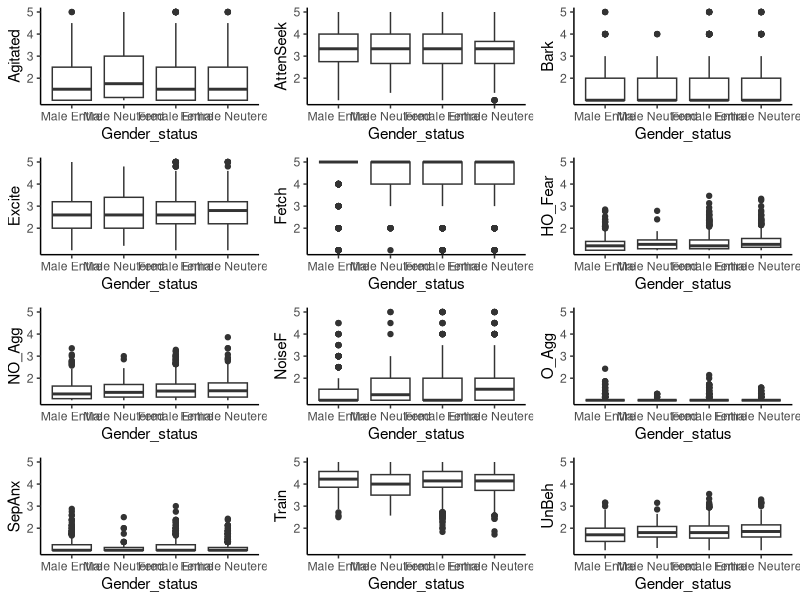

Reproduce this figure in R.
## ---- chunk 1
library(ggplot2)
library(dplyr)
library(cowplot)

traits_dat <- read.csv("traits.csv")

traits_dat$Gender_status <- as.factor(traits_dat$Gender_status)
summary(traits_dat)

levels(traits_dat$Gender_status)[levels(traits_dat$Gender_status)=="0"] <- "Male Entire"
levels(traits_dat$Gender_status)[levels(traits_dat$Gender_status)=="1"] <- "Male Neutered"
levels(traits_dat$Gender_status)[levels(traits_dat$Gender_status)=="2"] <- "Female Entire"
levels(traits_dat$Gender_status)[levels(traits_dat$Gender_status)=="3"] <- "Female Neutered"
## ---- chunk 2
#loop that creates a boxplot for each of the traits in the list, 
#plotted against gender/neutering status
for (i in 8:19){
  #plot with gender status on x and each trait on y
  plot1 <- ggplot(data = subset(traits_dat, !is.na(Gender_status)), 
                  aes_string(x = "Gender_status", y = names(traits_dat[i])))+
    geom_boxplot()+
    scale_x_discrete(labels = c("Male Entire", "Male Neutered", 
                                "Female Entire", "Female Neutered"))+
    scale_y_continuous(limits = c(1,5), breaks = c(2, 3, 4, 5))+
    theme_classic()
  #assigning the plot to an object with the behavioural trait name
  assign(x = paste0(names(traits_dat)[i], "_plot"), plot1)
}

plot_grid(Agitated_plot, AttenSeek_plot, Bark_plot, Excite_plot, Fetch_plot, HO_Fear_plot, NO_Agg_plot,
          NoiseF_plot, O_Agg_plot, SepAnx_plot, Train_plot, UnBeh_plot,
          ncol = 3)
## ---- chunk 3
#making a list of the behaviour column names
behaviours1 <- names(traits_dat)[8:19]

#initiating a data frame to hold the anova statistics
sexneuter_anovas <- data.frame(matrix(nrow = 12, ncol = 3))
names(sexneuter_anovas) <- c("Behaviour", "F_Statistic", "P_Value")
tukeys <- data.frame

for (i in 1:length(behaviours1)){
  #looking at how gender status impacts each behaviour
  rel1 <- paste(behaviours1[i], '~ Gender_status')
  #running the anova with the specified function
  analysis1 <- aov(as.formula(rel1), data = traits_dat)
  #assigning the analysis results to an appropriate variable name
  sexneuter_anovas$Behaviour[i] <- behaviours1[i]
  #inputting the f statistic and the p value into the appropriate row of the data frame
  sexneuter_anovas$F_Statistic[i] <- summary(analysis1)[[1]][["F value"]]
  sexneuter_anovas$P_Value[i] <- summary(analysis1)[[1]][["Pr(>F)"]]
  #if anova p value is significant
  if (sexneuter_anovas$P_Value[i] < 0.05) {
    #we run a tukey HSD post hoc
    tukey1 <- TukeyHSD(analysis1)
    #and assign the post hoc to a new variable we can see when the loop is done
    assign(x = paste0(behaviours1[i], "_tukey"), tukey1)
  }
}

#visualizing the data frame
print(sexneuter_anovas)
## ---- chunk 4
AttenSeek_tukey
## ---- chunk 5
HO_Fear_tukey
## ---- chunk 6
NoiseF_tukey
## ---- chunk 7
O_Agg_tukey
## ---- chunk 8
SepAnx_tukey
## ---- chunk 9
Train_tukey
## ---- chunk 10
UnBeh_tukey
